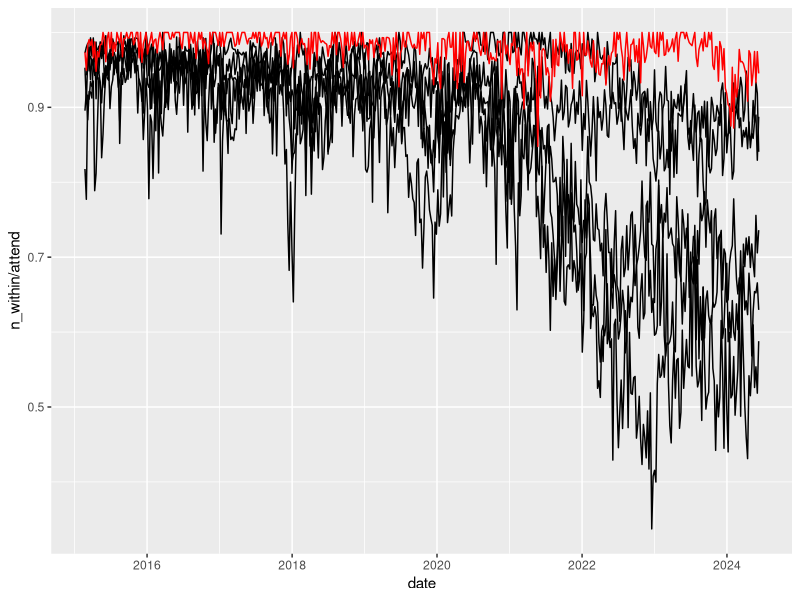

Here is the R script that generated this plot:
library(tidyverse)

ae_activity <- read_csv("data/weekly_ae_activity_20240609.csv")

# little bit of cheating
names(ae_activity) <- c("date", "country", "hb", "loc", "type", "attend", "n_within", "n_4", "perc_4", "n_8", "perc_8", "n_12", "perc_12")

# ae_activity |>
#   filter(loc == "A210H") |>
#   mutate(date = ymd(date)) |>
#   ggplot(aes(x = date, y = n_within/attend)) +
#   geom_line() +
#   geom_smooth(se = F)

ae_activity |>
  # filter(loc == "A210H") |>
  mutate(date = ymd(date)) |>
  filter(date != 2024) |>
  group_by(loc, year = year(date)) |>
  summarise(n_within = sum(n_within),
            attend = sum(attend)) |>
  write_csv("data/summd_group.csv")

hosps <- ae_activity |>
  slice_sample(n = 5) |>
  pull(loc) |>
  unique()

T202H <- ae_activity |>
  filter(loc == "W107H") |>
  mutate(date = ymd(date))

ae_activity |>
  filter(loc %in% hosps) |>
  mutate(date = ymd(date)) |>
  ggplot(aes(x = date, y = n_within/attend, group = loc)) +   geom_line() +
  geom_line(data = T202H, aes(x = date, y = n_within/attend), color = "red") 



